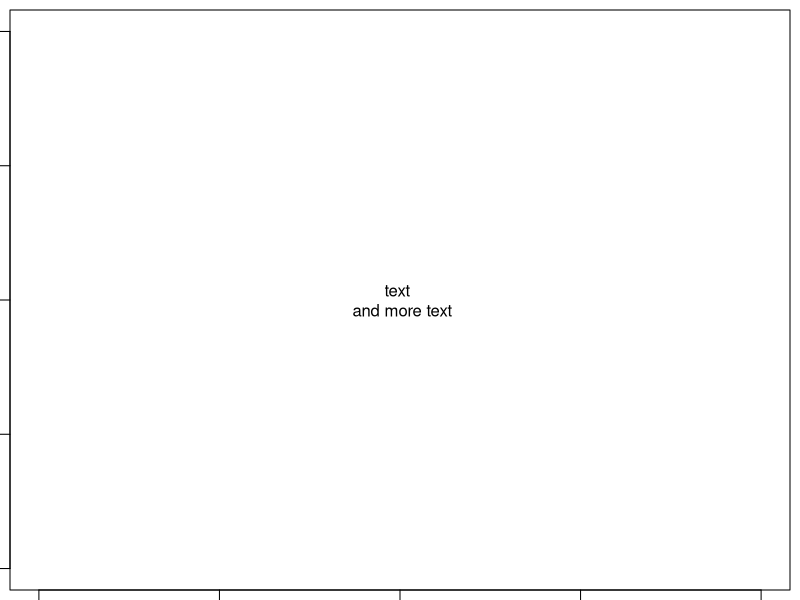

Source code (R):
## ---- chunk 1
x <- 0.1234567
format(round(x, 2), nsmall = 2)
## ---- chunk 2
par(mar = c(0,0,0,0)+0.5)
plot(1, type = "n")
text(1,1, labels = "text \n and more text")
## ---- chunk 3
cat("pi is given by", format(pi, digits = 3))
sprintf("pi is given by %.2f", pi)
glue::glue("pi is given by {pi}")
